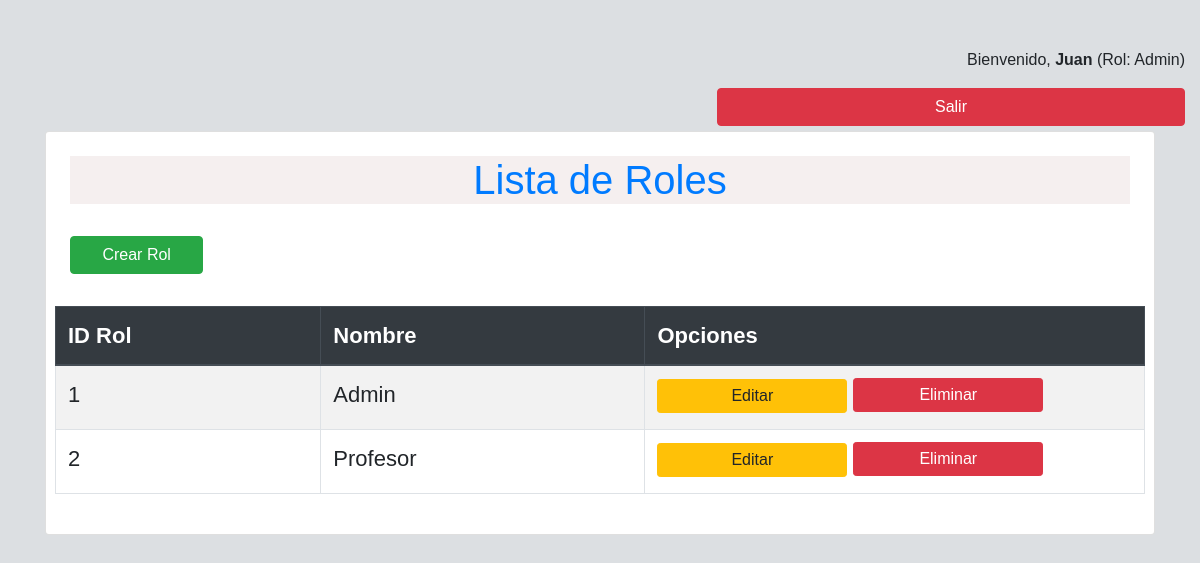
The page /routers/rolesRouter.php (signed in) on the database its author committed.
### tables this page shows
CREATE TABLE roles (
    id_rol INT AUTO_INCREMENT PRIMARY KEY,
    nombre VARCHAR(50) NOT NULL UNIQUE
);

### controllers/rolController.php (called while the page is built, shortened)
<?php
require_once(dirname(__FILE__) . '/../config/conf.php');
require_once(dirname(__FILE__) . '/../models/rolModel.php');
class RolController
{
    private $rol;
    public function __construct()
    {
        $database = new Conexion();
        $this->db = $database->Conectar();
        $this->rol = new Rol($this->db);
    }
    public function index()
    {
        $result = $this->rol->get_roles();
        $roles = $result->fetchAll(PDO::FETCH_ASSOC);
        include(dirname(__FILE__) . '/../views/rol/indexRol.php');
    }
}
?>

### routers/rolesRouter.php (called while the page is built, shortened)
<?php
require_once '../controllers/rolController.php';
$action = isset($_GET['action']) ? $_GET['action'] : '';
$controller = new rolController();
switch ($action) {
    default:
        $controller->index();
        break;
}
?>

### config/conf.php (called while the page is built, shortened)
<?php
class Conexion {
    private $host = "localhost";
    private $db = "escuela_sv";
    private $user = "root";
    private $pwd = "1234";
    public function Conectar() {
        $this->conn = null;
        try {
            $this->conn = new PDO("mysql:host=" . $this->host . ";dbname=" . $this->db, $this->user, $this->pwd);
            $this->conn->setAttribute(PDO::ATTR_ERRMODE, PDO::ERRMODE_EXCEPTION);
        } catch (PDOException $exec) {
            echo "Error en la conexión: " . $exec->getMessage();
        }
        return $this->conn;
    }
}
?>

### models/rolModel.php (called while the page is built, shortened)
<?php
class Rol
{
    private $conn;
    private $table_name = "roles";
    public function __construct($db)
    {
        $this->conn = $db;
    }
    public function get_roles()
    {
        $query = "SELECT * FROM " . $this->table_name . " ORDER BY id_rol ASC";
        $result = $this->conn->prepare($query);
        $result->execute();
        return $result;
    }
}
?>

### views/rol/indexRol.php (the view, shortened to what this page needs)
<!DOCTYPE html>
<html lang="es">
<head>
    <link rel="stylesheet" href="https://stackpath.bootstrapcdn.com/bootstrap/4.5.2/css/bootstrap.min.css">
    <link rel="stylesheet" href="../views/css/rolResponsive.css">
</head>
<body>
<br><br>
    <div class="container-fluid">
        <div class="row">
            <div class="col-12 text-right">
                <p>Bienvenido, <strong><?= htmlspecialchars($_SESSION['usuarios']); ?></strong> (Rol: <?= htmlspecialchars($_SESSION['roles']); ?>)</p>
                <form action="../views/auth/exit.php" method="POST" class="d-inline">
                    <button type="submit" class="btn btn-danger">Salir</button>
                </form>
            </div>
        </div>
    </div>
    <div class="container">
        <div class="card m-auto mt-5 p-4">
            <h2>Lista de Roles</h2><br>
            <div class="row">
                <div class="col-12 col-md-6 col-lg-4">
                    <a href="../routers/rolesRouter.php?action=create" class="btn btn-success btn-block mb-3">Crear Rol</a>
                </div>
            </div>
            <div class="row mt-3">
                <table class="table table-striped table-bordered">
                    <thead class="thead-dark">
                        <tr>
                            <th scope="col">ID Rol</th>
                            <th scope="col">Nombre</th>
                            <th scope="col">Opciones</th>
                        </tr>
                    </thead>
                    <tbody>
                        <?php foreach ($roles as $rol) : ?>
                            <tr>
                                <td><?= htmlspecialchars($rol['id_rol']); ?></td>
                                <td><?= htmlspecialchars($rol['nombre']); ?></td>
                                <td>
                                    <a href="../routers/rolesRouter.php?action=edit&id=<?= $rol['id_rol']; ?>" class="btn btn-warning btn-sm mb-1">Editar</a>
                                    <a href="../routers/rolesRouter.php?action=confirmDelete&id=<?= $rol['id_rol']; ?>" class="btn btn-danger btn-sm">Eliminar</a>
                                </td>
                            </tr>
                        <?php endforeach; ?>
                    </tbody>
                </table>
            </div>
        </div>
    </div>
</body>
</html>

### views/css/rolResponsive.css (style rules this page uses)
body { font-family: Arial, sans-serif; background-color: #dcdfe2; }
h2, h4 { background-color: rgb(245, 239, 239); text-align: center; color: #007bff; }
@media (min-width: 1025px) and (max-width: 1200px) { table th, table td { font-size: 22px; } }
@media (min-width: 1025px) and (max-width: 1200px) { h2 { font-size: 2.5em; } }
@media (min-width: 1025px) and (max-width: 1200px) { .btn { font-size: 16px; width: 40%; margin-bottom: 5px; } }

### rows shown on the page
roles: id_rol "1", nombre "Admin"
roles: id_rol "2", nombre "Profesor"

### other values the page prints
$_SESSION['usuarios'] "Juan"
$_SESSION['roles'] "Admin"
